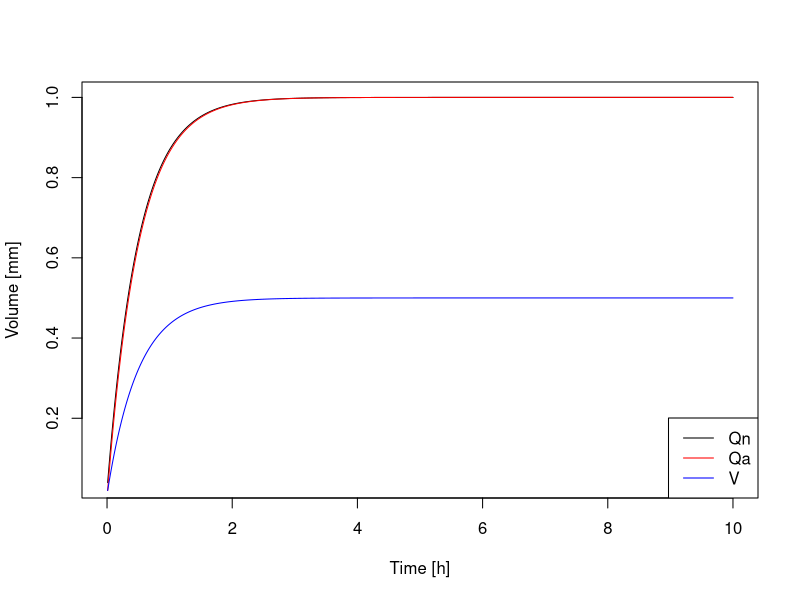

R code for this plot:
#Loop and solve a linear reservior model in R
# first we solve using Euler integration, then we compare to the analytical solution

#dV / dt = w-q
#q = (1/Tstar)V
#w = rainfall
#q = flow
#Tstar = time constant
#V  = Volume
#dt = time increment
#numerical solution
#V = Vold +(w-q)*dt
#analytical solution
#q = w+(q0-w)*e^(-t/T*))
#t = time

dt = 0.01
Tstar = 0.5
w = 1
V = 0
t = 0
q0 = V/Tstar
time = matrix(0, ncol=1000,nrow=1)
Qa = matrix(0, ncol=1000,nrow=1)
Qn = matrix(0, ncol=1000,nrow=1)
Vn = matrix(0, ncol=1000,nrow=1)

for(i in 0:1000){
  q = V/Tstar
  #print (paste("q= ",q))
  V = V + (w-q)*dt
  #print (paste("V=",V))
  Qa[i] = w+(q0-w)*exp(-(i*dt)/Tstar)
  time[i] = i*dt
  Qn[i] = V/Tstar
  Vn[i] = V
}

plot(time,Qn,xlim=c(0,10),xlab="Time [h]",ylab="Volume [mm]",cex = .1, col = "black", type="l")
points(time,Qa,xlim=c(0,10),cex = .1, col = "red", type="l")
points(time,Vn,xlim=c(0,10),cex = .1, col = "blue",type="l")
legend("bottomright", c("Qn","Qa","V"), cex=1.0,  col=c("black","red","blue"), lty=1)
